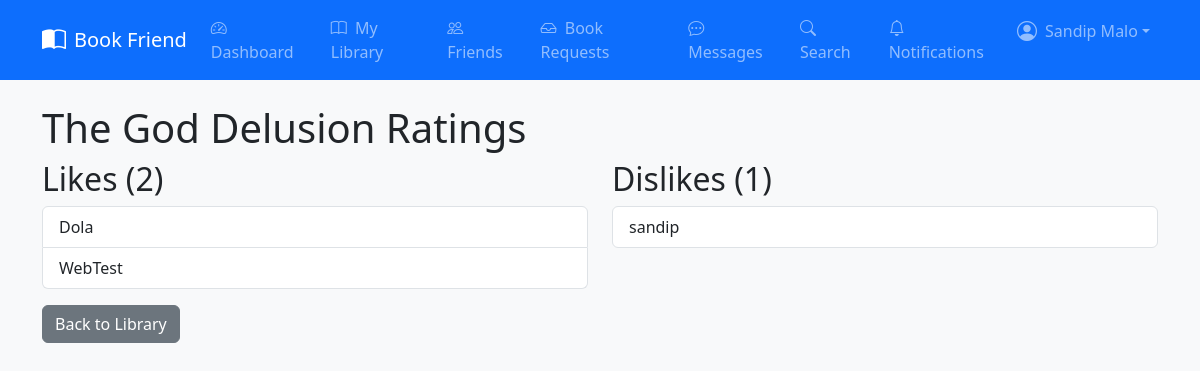
The page /books/2/ratings/ (signed in) on the database its author committed.
### Core/models.py (models this page shows, shortened)
class Book(models.Model):
    CONDITION_CHOICES = [
        ('new', 'New'),
        ('like_new', 'Like New'),
        ('good', 'Good'),
        ('fair', 'Fair'),
        ('poor', 'Poor'),
    ]
    owner = models.ForeignKey(User, on_delete=models.CASCADE)
    title = models.CharField(max_length=200)
    author = models.CharField(max_length=200)
    genre = models.CharField(max_length=100)
    condition = models.CharField(max_length=20, choices=CONDITION_CHOICES)
    cover_image = models.ImageField(upload_to='book_covers/', blank=True)
    description = models.TextField(blank=True)
    available = models.BooleanField(default=True)
    created_at = models.DateTimeField(auto_now_add=True)
    def like_count(self):
        return self.bookrating_set.filter(rating='like').count()
    def dislike_count(self):
        return self.bookrating_set.filter(rating='dislike').count()

class BookRating(models.Model):
    RATING_CHOICES = [
        ('like', 'Like'),
        ('dislike', 'Dislike'),
    ]
    user = models.ForeignKey(User, on_delete=models.CASCADE)
    book = models.ForeignKey(Book, on_delete=models.CASCADE)
    rating = models.CharField(max_length=7, choices=RATING_CHOICES)
    created_at = models.DateTimeField(auto_now_add=True)
    class Meta:
        unique_together = ['user', 'book']

### Core/views.py (the view)
# urls.py: path("books/<int:book_id>/ratings/", views.book_ratings, name="book_ratings"),
@login_required
def book_ratings(request, book_id):
    book = get_object_or_404(Book, id=book_id)
    likes = book.bookrating_set.filter(rating='like')
    dislikes = book.bookrating_set.filter(rating='dislike')
    context = {
        'book': book,
        'likes': likes,
        'dislikes': dislikes,
    }
    return render(request, 'core/books/book_ratings.html', context)

### Core/context_processors.py (called while the page is built)
def notification_count(request):
    if request.user.is_authenticated:
        unread_count = Notification.objects.filter(user=request.user, read=False).count()
        return {'unread_notifications': unread_count}
    return {'unread_notifications': 0}

### templates/core/books/book_ratings.html (shortened to what this page needs)
{% extends 'core/base.html' %}
{% load static %}
{% block content %}
<div class="container">
    <h1>{{ book.title }} Ratings</h1>
    <div class="row">
        <div class="col-md-6">
            <h2>Likes ({{ book.like_count }})</h2>
            <ul class="list-group">
                {% for rating in likes %}
                <li class="list-group-item">{{ rating.user.username }}</li>
                {% endfor %}
            </ul>
        </div>
        <div class="col-md-6">
            <h2>Dislikes ({{ book.dislike_count }})</h2>
            <ul class="list-group">
                {% for rating in dislikes %}
                <li class="list-group-item">{{ rating.user.username }}</li>
                {% endfor %}
            </ul>
        </div>
    </div>
    <a href="{% url 'core:library' username=book.owner.username %}" class="btn btn-secondary mt-3">Back to Library</a>
</div>
{% endblock %}

### templates/core/includes/navbar.html (shortened to what this page needs)
<nav class="navbar navbar-expand-lg navbar-dark bg-primary">
    <div class="container">
      <a class="navbar-brand d-flex align-items-center" href="{% url 'core:landing' %}">
        <i class="bi bi-book-half me-2 fs-4"></i>
        Book Friend
      </a>
      <div class="collapse navbar-collapse" id="navbarNav">
        {% if user.is_authenticated %}
          <ul class="navbar-nav me-auto">
            <li class="nav-item">
              <a class="nav-link" href="{% url 'core:dashboard' %}">
                <i class="bi bi-speedometer2 me-1"></i> Dashboard
              </a>
            </li>
            <li class="nav-item">
              <a class="nav-link" href="{% url 'core:library' username=user.username %}">
                <i class="bi bi-book me-1"></i> My Library
              </a>
            </li>
            <li class="nav-item">
              <a class="nav-link" href="{% url 'core:friends_list' %}">
                <i class="bi bi-people me-1"></i> Friends
              </a>
            </li>
            <li class="nav-item">
              <a class="nav-link" href="{% url 'core:book_requests' %}">
                <i class="bi bi-inbox me-1"></i> Book Requests
              </a>
            </li>
            <li class="nav-item">
              <a class="nav-link position-relative" href="{% url 'message_chat:chat_list' %}">
                <i class="bi bi-chat-dots me-1"></i> Messages
              </a>
            </li>
            <li class="nav-item">
              <a class="nav-link" href="{% url 'core:search' %}">
                <i class="bi bi-search me-1"></i> Search
              </a>
            </li>
          </ul>
          <ul class="navbar-nav">
            <li class="nav-item">
              <a class="nav-link position-relative" href="{% url 'core:notifications' %}">
                <i class="bi bi-bell me-1"></i> Notifications
              </a>
            </li>
            <li class="nav-item dropdown">
              <a
                class="nav-link dropdown-toggle d-flex align-items-center"
                href="#"
                role="button"
                data-bs-toggle="dropdown"
                aria-expanded="false"
              >
                <i class="bi bi-person-circle fs-5 me-2"></i>
                {{ user.get_full_name }}
              </a>
            </li>
          </ul>
        {% endif %}
      </div>
    </div>
  </nav>

### static/core/css/style.css (style rules this page uses)
body { background-color: #f8f9fa; }

### rows shown on the page
Book: title "The God Delusion", like_count "2", dislike_count "1"
BookRating: user.username "Dola"
BookRating: user.username "WebTest"
BookRating: user.username "sandip"

### other values the page prints
{{ user.get_full_name }} "Sandip Malo"
